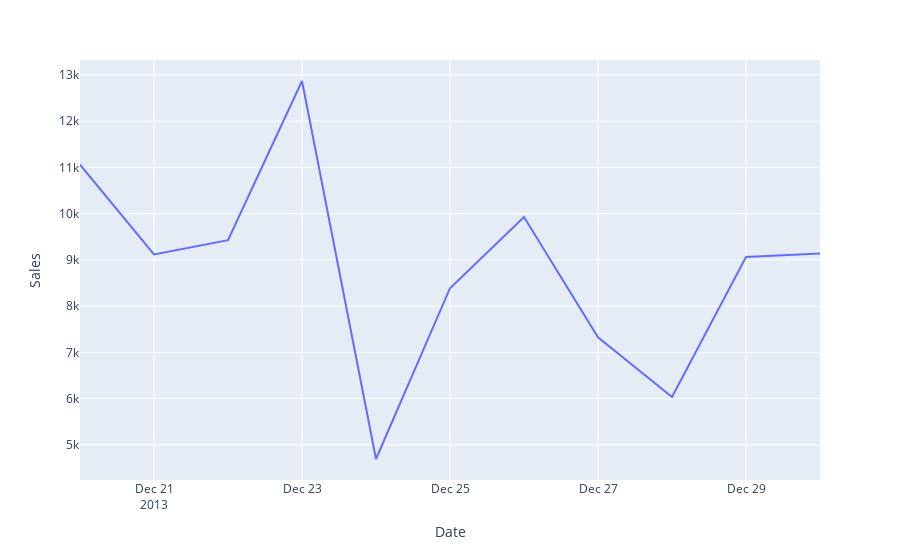

This figure's notebook cell:
### Code cell
xmass_date_13 = pd.to_datetime("2013-12-25")

before_xmass = df_2013.query("Day >= 10 & Day <=20 & Month == 12 ").groupby("Date").agg({"Sales": "mean"})
during_xmass = df_2013.query("Day >= 20 & Day <=30 & Month == 12 ").groupby("Date").agg({"Sales": "mean"})
after_xmass = df_2014.query("Day >= 1 & Day <=10 & Month == 1").groupby("Date").agg({"Sales": "mean"})



fig = px.line(during_xmass, x=during_xmass.index, y="Sales")
fig.show()

### Figure 1 — Plotly figure (JSON) as saved in the notebook; plotly's stock layout.template omitted (floating-point values rounded to 4 significant figures)
{"data": [{"hovertemplate": "Date=%{x}<br>Sales=%{y}<extra></extra>", "legendgroup": "", "line": {"color": "#636efa", "dash": "solid"}, "mode": "lines", "name": "", "orientation": "v", "showlegend": false, "type": "scatter", "x": ["2013-12-20T00:00:00", "2013-12-21T00:00:00", "2013-12-22T00:00:00", "2013-12-23T00:00:00", "2013-12-24T00:00:00", "2013-12-25T00:00:00", "2013-12-26T00:00:00", "2013-12-27T00:00:00", "2013-12-28T00:00:00", "2013-12-29T00:00:00", "2013-12-30T00:00:00"], "xaxis": "x", "y": [11060.0, 9117.0, 9428.0, 12870.0, 4693.0, 8387.0, 9926.0, 7326.0, 6033.0, 9062.0, 9141.0], "yaxis": "y"}], "layout": {"legend": {"tracegroupgap": 0}, "margin": {"t": 60}, "xaxis": {"anchor": "y", "domain": [0, 1], "title": {"text": "Date"}}, "yaxis": {"anchor": "x", "domain": [0, 1], "title": {"text": "Sales"}}}}
